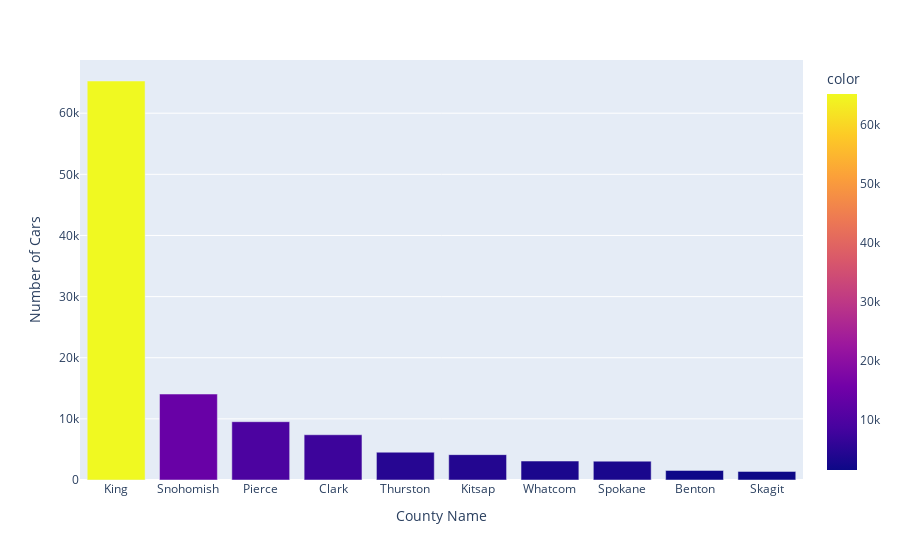

This figure's notebook cell:
### Code cell
Counties = df.groupby('County').count().sort_values(by='City',ascending=False)['City'].index
values = df.groupby('County').count().sort_values(by='City',ascending=False)['City'].values

px.bar(x=list(Counties)[:10],y=values[:10],labels={'x':"County Name",'y':"Number of Cars"},color=values[:10])

### Figure 1 — Plotly figure (JSON) as saved in the notebook; plotly's stock layout.template omitted (floating-point values rounded to 4 significant figures)
{"data": [{"alignmentgroup": "True", "hovertemplate": "County Name=%{x}<br>Number of Cars=%{y}<br>color=%{marker.color}<extra></extra>", "legendgroup": "", "marker": {"color": [65268, 14061, 9538, 7404, 4548, 4148, 3101, 3080, 1568, 1406], "coloraxis": "coloraxis", "pattern": {"shape": ""}}, "name": "", "offsetgroup": "", "orientation": "v", "showlegend": false, "textposition": "auto", "type": "bar", "x": ["King", "Snohomish", "Pierce", "Clark", "Thurston", "Kitsap", "Whatcom", "Spokane", "Benton", "Skagit"], "xaxis": "x", "y": [65268, 14061, 9538, 7404, 4548, 4148, 3101, 3080, 1568, 1406], "yaxis": "y"}], "layout": {"barmode": "relative", "coloraxis": {"colorbar": {"title": {"text": "color"}}, "colorscale": [[0, "#0d0887"], [0.1111, "#46039f"], [0.2222, "#7201a8"], [0.3333, "#9c179e"], [0.4444, "#bd3786"], [0.5556, "#d8576b"], [0.6667, "#ed7953"], [0.7778, "#fb9f3a"], [0.8889, "#fdca26"], [1, "#f0f921"]]}, "legend": {"tracegroupgap": 0}, "margin": {"t": 60}, "xaxis": {"anchor": "y", "domain": [0, 1], "title": {"text": "County Name"}}, "yaxis": {"anchor": "x", "domain": [0, 1], "title": {"text": "Number of Cars"}}}}
